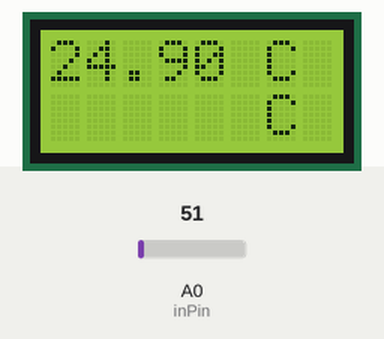
Simulated run of this sketch. Board: Arduino Uno, built with avr-gcc and run on an emulated ATmega328P. Shown: 8×2 character LCD. Inputs (shaded band) come from the test bench; at power-on: A0 (inPin) = 51.

Above: at 1.2 s.
1.3 s: A0 (inPin) set to 61
At 2.6 s:
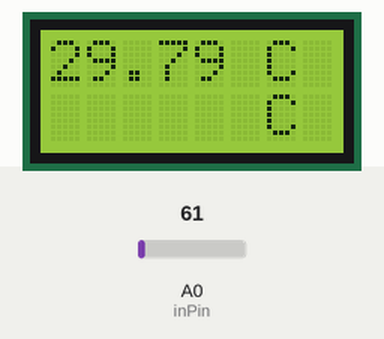
3.5 s: A0 (inPin) set to 71
At 5.2 s:
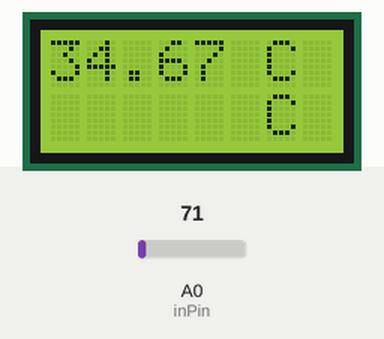
5.5 s: A0 (inPin) set to 86
At 7.0 s:
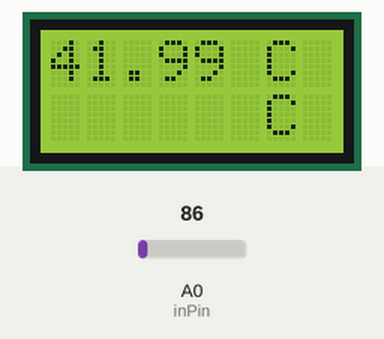
Timing chart, 0 to 8.5 s (numbered marks = the images above; inputs shaded):
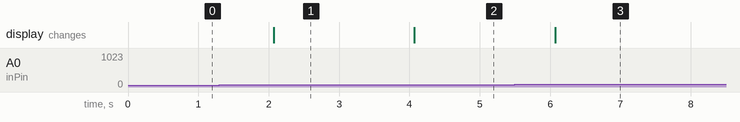

Measured:
- after the input at 1.3 s, the display: changes after 0.77 s (image 1)
- after the input at 3.5 s, the display: changes after 0.57 s (image 2)

The sketch:

Display_Temp_gio.ino
```cpp
/*
LCD 8x2
* Sensore Temperatura LM35

 The circuit:
 * LCD RS pin to digital pin 12
 * LCD Enable pin to digital pin 11
 * LCD D4 pin to digital pin 5
 * LCD D5 pin to digital pin 4
 * LCD D6 pin to digital pin 3
 * LCD D7 pin to digital pin 2
 * LCD R/W pin to ground
 * 10K resistor:
 * ends to +5V and ground
 * wiper to LCD VO pin (pin 3)
 */

// include the library code:
#include <LiquidCrystal.h>

// initialize the library with the numbers of the interface pins
LiquidCrystal lcd(12, 11, 5, 4, 3, 2);

/*
  lm35 sketch
 prints the temperature to the Serial Monitor
 */
const float Ktemp=0.4882812; //costante sensore
const int inPin = 0; // analog pin

void setup() {
  // set up the LCD's number of columns and rows:
  //lcd.begin(16, 2);
  lcd.begin(8, 2);
  // Print a message to the LCD.
   lcd.setCursor(0, 0);
  lcd.print("      C");
  lcd.setCursor(0, 1);
  lcd.print("      C");
}

void loop() {
  float value_media;
  int value=0;
  int value_somma=0;
   // set the cursor to column 0, line 1
  // (note: line 1 is the second row, since counting begins with 0):
  //lcd.setCursor(0, 0);
  // print the number of seconds since reset:
  //lcd.print(millis()/1000);
 //Legge 10 valori ogni secondo
  for (int i=0; i<10; i++)
 {
  value = analogRead(inPin);
  lcd.setCursor(0, 0);
  float temp_ist=value*Ktemp;
  lcd.print(temp_ist);

  //Serial.println(value);
  value_somma=value_somma + value;
  delay(1000);
    }
    //Calcola la media
    value_media=value_somma/10;

  //Serial.print(value_media); Serial.print(" > ");
  //float millivolts = (value_media / 1024.0) * 5000;
  //float celsius = millivolts / 10;  // sensor output is 10mV per degree Celsius
  float celsius = value_media*Ktemp;
  //Serial.print(celsius);
  lcd.setCursor(0, 1);
   lcd.print(celsius);
  //Serial.print(" degrees Celsius ");

  //Serial.print( (celsius * 9)/ 5 + 32 );  //  converts to fahrenheit
 // Serial.println(" degrees Fahrenheit");
//Serial.println("");
  //delay(1000); // wait for one second
}
```
